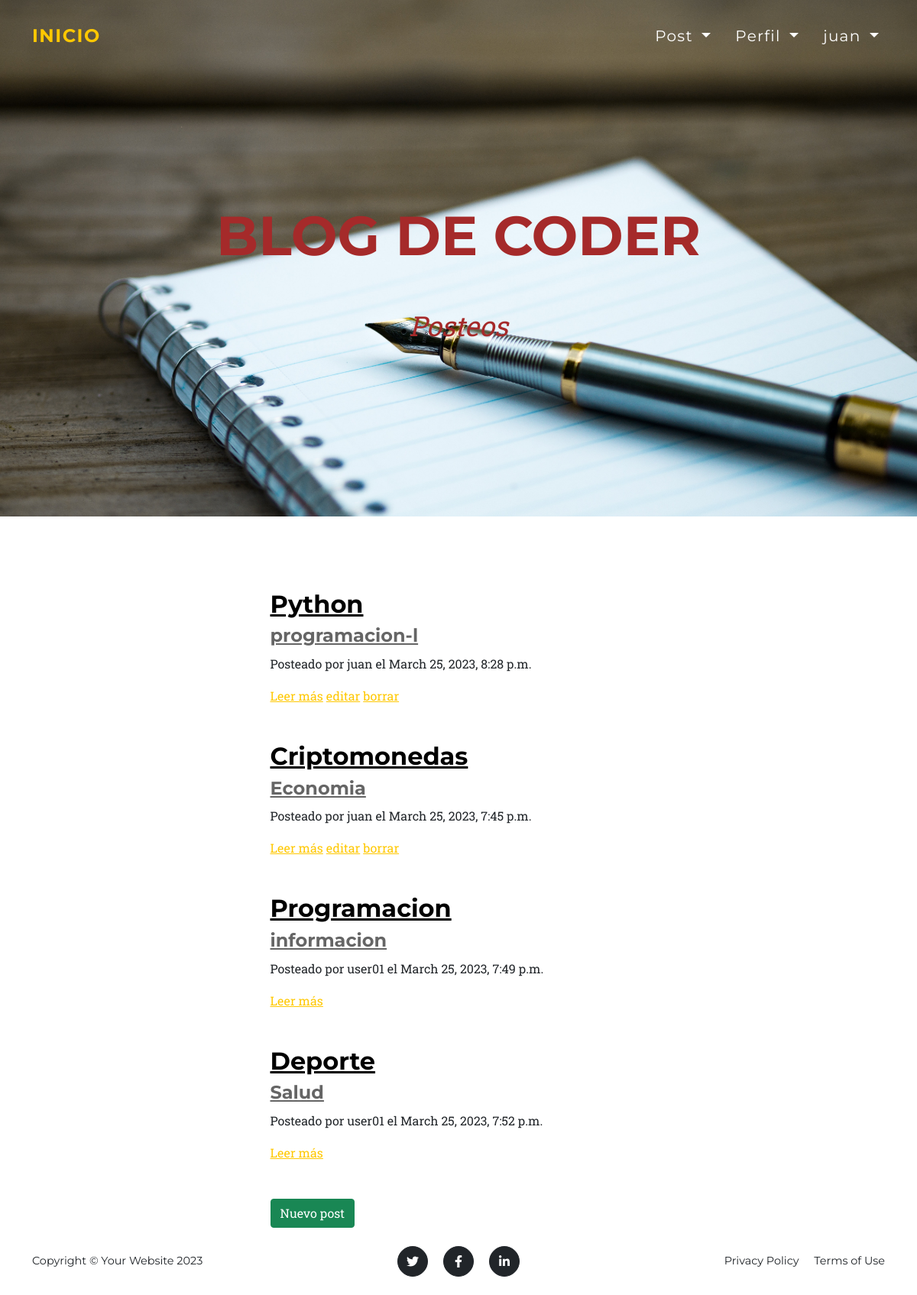
Before: /Blog/post/list/ (signed in) with the older database file.
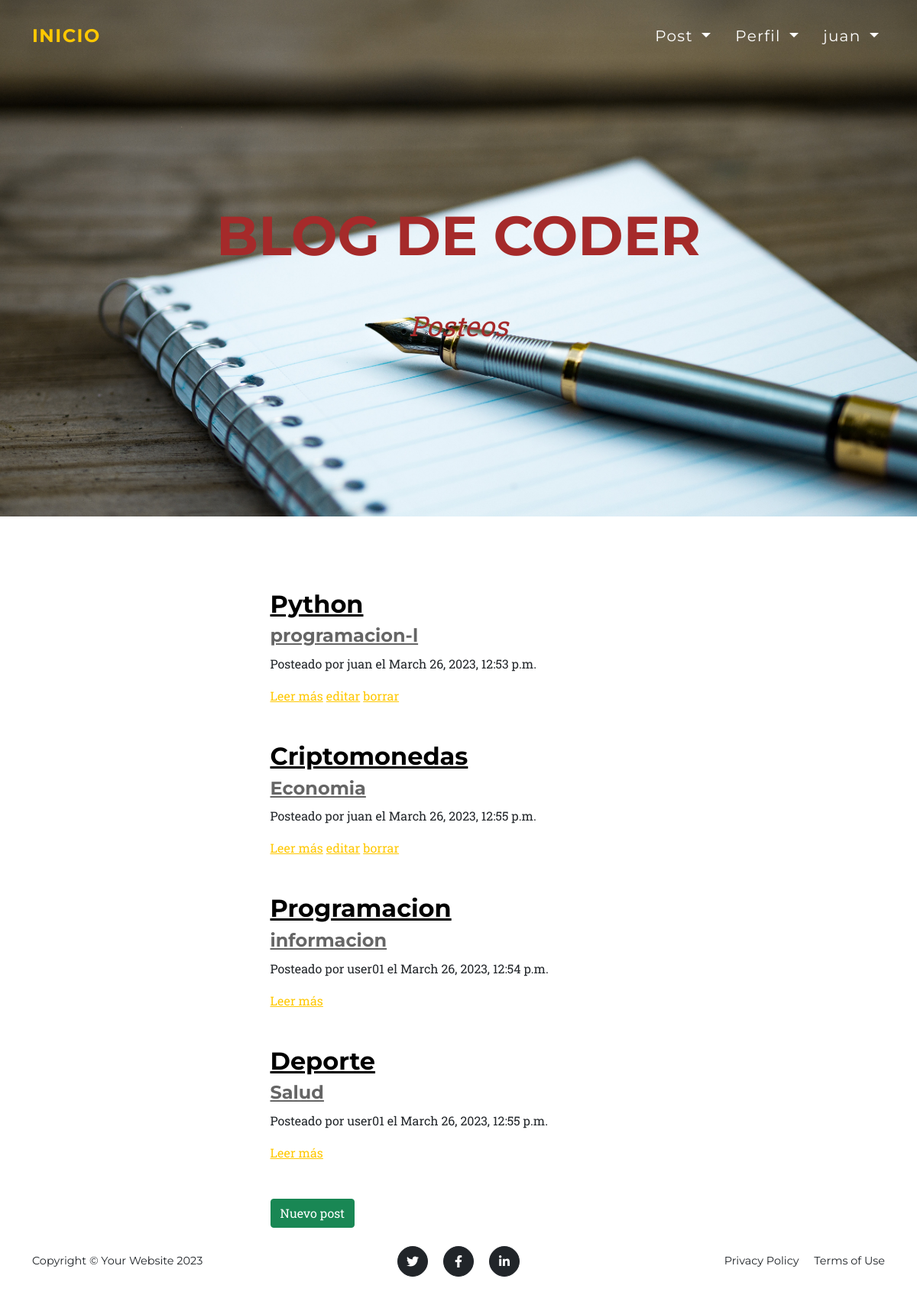
After: the same page with the newer database file.
### Blog/models.py (models this page shows, shortened)
class Posteo(models.Model):
    autor = models.ForeignKey(User , on_delete=models.CASCADE)
    fecha = models.DateTimeField(default=timezone.now)
    titulo = models.CharField(max_length=20)
    subtitulo = models.CharField(max_length=20)
    post = models.CharField(max_length=2000)
    imagen = models.ImageField(upload_to='img' , null = True , blank = True)

### Blog/views.py (the view)
# urls.py: path('post/list/',BlogList.as_view() , name='blogList'),
class BlogList(LoginRequiredMixin,ListView):
    model = Posteo
    template_name = 'Blog/blogList.html'

### Blog/templates/Blog/blogList.html (shortened to what this page needs)
{% extends 'Blog/padre.html' %}
{% load static %}
{% block msj %}
Posteos
{% endblock %}
{% block padre %}
<div class="container px-4 px-lg-5">
    <div class="row gx-4 gx-lg-5 justify-content-center">
        <div class="col-md-10 col-lg-8 col-xl-7">
            <div class="container mt-5">
                {% if object_list %}
                {% for posts in object_list %}
                <br><br>
                <div class="post-preview">
                    <a style="color: black;" href="{%url 'Blog:detalle' posts.id%}">
                        <h2 style="color: black;" class="post-title">{{posts.titulo}}</h2>
                        <h4 style="color: black;opacity: 0.6;" class="post-subtitle">{{posts.subtitulo}}</h4>
                    </a>
                    <p class="post-meta">Posteado por {{posts.autor}} el {{posts.fecha}}</p>
                    <a href="{%url 'Blog:detalle' posts.id%}">Leer más</a>
                    {% if request.user == posts.autor %}
                    <a href="{%url 'Blog:editarPost' posts.titulo%}">editar</a>
                    <a href="{%url 'Blog:delete' posts.id%}">borrar</a>
                    {% endif %}
                </div>
                {% endfor %}
                <div class="row gx-4 gx-lg-5 justify-content-center">
                    <div class="container mt-5">
                        {% if request.user.is_authenticated %}
                        <a href="{% url 'Blog:newPost' %}" class="btn btn-success">Nuevo post</a>
                        {% else %}
                        <p>
                            Para crear un post,
                            <a href="{% url 'Account:login' %}">inicia sesión</a>
                        </p>
                        <p><a href="{% url 'Account:inicio' %}">Volver al inicio</a></p>
                        {% endif %}
                    </div>
                </div>
                {% endif %}
            </div>
        </div>
    </div>
</div>
{% endblock  %}

### Blog/templates/Blog/padre.html (shortened to what this page needs)
<!DOCTYPE html>
<html lang="en">
    <head>
        {% load static %}
        <link href="{% static 'Blog/css/styles.css' %}" rel="stylesheet" />
    </head>
    <body id="page-top">
        <nav class="navbar navbar-expand-lg navbar-dark fixed-top" id="mainNav">
            <div class="container">
                <a class="navbar-brand" href="{% url 'Blog:inicio' %}">Inicio</a>
                <div class="collapse navbar-collapse" id="navbarResponsive">
                    <ul class="navbar-nav text-uppercase ms-auto py-4 py-lg-0">
                        {% if request.user.is_authenticated %}
                        <li class="nav-item dropdown">
                            <button style="border: none; background-color: transparent; font-size: 20px;" class="nav-link dropdown-toggle" type="button" id="dropdownPost" data-bs-toggle="dropdown" aria-haspopup="true" aria-expanded="false">
                              Post
                            </button>
                          </li>
                          <li class="nav-item dropdown">
                            <button style="border: none; background-color: transparent;font-size: 20px;" class="nav-link dropdown-toggle" type="button" id="dropdownPerfil" data-bs-toggle="dropdown" aria-haspopup="true" aria-expanded="false">
                              Perfil
                            </button>
                          </li>
                          <li style="border: none; background-color: transparent;" class="nav-item dropdown">
                            <button style="border: none; background-color: transparent;font-size: 20px;" class="nav-link dropdown-toggle" type="button" id="dropdownPerfil" data-bs-toggle="dropdown" aria-haspopup="true" aria-expanded="false">
                                {{request.user}}
                              </button>
                          </li>
                        {% else %}
                        <li class="nav-item"><a class="nav-link" href="{% url 'Account:login' %}">Inicar Sesion</a></li>
                        <li class="nav-item"><a class="nav-link" href="{% url 'Account:register' %}">Registrarse</a></li>
                        <li class="nav-item"><a class="nav-link" href="{% url 'Blog:about' %}">Acerca de mi</a></li>
                        {% endif %}
                    </ul>
                </div>
            </div>
        </nav>
        <header class="masthead">
            <div class="container">
                <div style="color:brown;" class="masthead-heading text-uppercase">Blog de Coder</div>
                <div style="color: brown;" class="masthead-subheading">{% block msj %} {% endblock %}</div>
            </div>
        </header>
        {% block padre %}
        {% endblock %}
        <footer class="footer py-4">
            <div class="container">
                <div class="row align-items-center">
                    <div class="col-lg-4 text-lg-start">Copyright &copy; Your Website 2023</div>
                    <div class="col-lg-4 my-3 my-lg-0">
                        <a class="btn btn-dark btn-social mx-2" href="#!" aria-label="Twitter"><i class="fab fa-twitter"></i></a>
                        <a class="btn btn-dark btn-social mx-2" href="#!" aria-label="Facebook"><i class="fab fa-facebook-f"></i></a>
                        <a class="btn btn-dark btn-social mx-2" href="#!" aria-label="LinkedIn"><i class="fab fa-linkedin-in"></i></a>
                    </div>
                    <div class="col-lg-4 text-lg-end">
                        <a class="link-dark text-decoration-none me-3" href="#!">Privacy Policy</a>
                        <a class="link-dark text-decoration-none" href="#!">Terms of Use</a>
                    </div>
                </div>
            </div>
        </footer>
    </body>
</html>

Changed rows visible on the page:
changed Posteo "Python": fecha "March 25, 2023, 8:28 p.m." → "March 26, 2023, 12:53 p.m."
changed Posteo "Criptomonedas": fecha "March 25, 2023, 7:45 p.m." → "March 26, 2023, 12:55 p.m."
changed Posteo "Programacion": fecha "March 25, 2023, 7:49 p.m." → "March 26, 2023, 12:54 p.m."
changed Posteo "Deporte": fecha "March 25, 2023, 7:52 p.m." → "March 26, 2023, 12:55 p.m."
